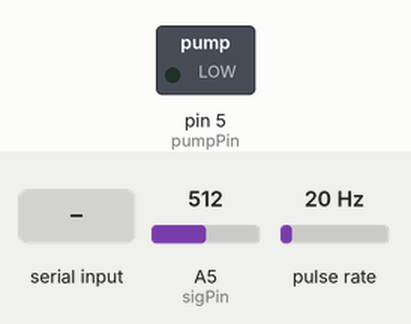
Bench run of a sketch on a simulated Arduino Uno, built with avr-gcc and run on an emulated ATmega328P. Shown: switched loads named in the sketch (green lamp = pin HIGH). Wiring (inferred from the names in the program): pulse sensor: data pin 3. The test bench sets the inputs (shaded band); at power-on: A5 (sigPin) = 512, pulse rate 20 Hz. What the sketch prints to the serial monitor is not drawn.

Above: at 1.2 s.
1.3 s: "90,45\n" received over Serial
At 3.1 s:
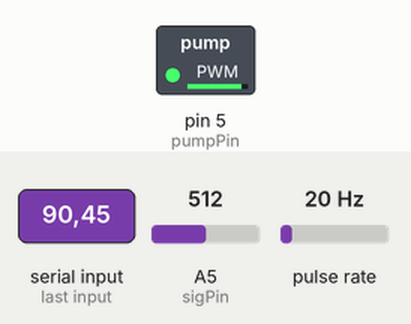
3.4 s: "30,150\n" received over Serial
At 4.7 s:
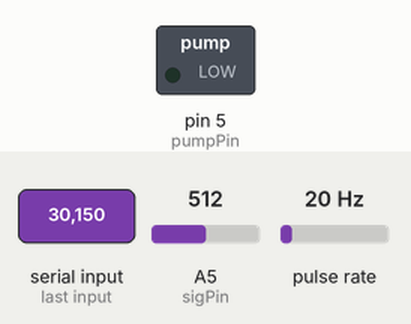
5.4 s: "90\n" received over Serial
At 6.2 s:
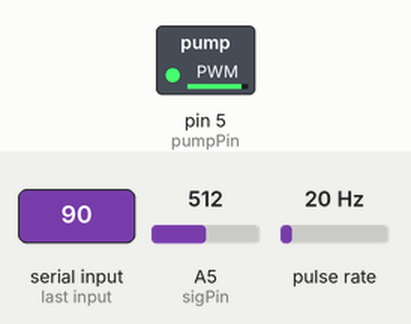
7.4 s: "0\n" received over Serial
At 9.0 s:
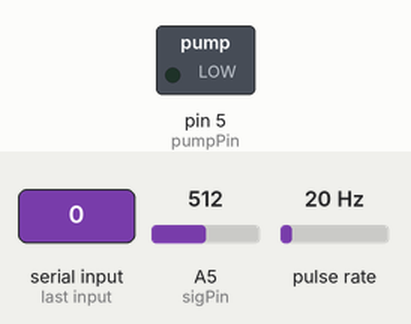
Timing chart, 0 to 10.4 s (numbered marks = the images above; inputs shaded):
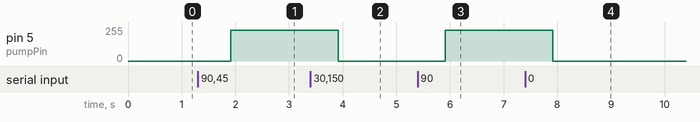

The sketch:

Integrated_Sensor_Pump_Control.ino
```cpp
/*
  Integrated Pressure/Flow Sensor and Pump Control Using Serial Port (USB CDC)

      The program integrates two sensors and pumps, namely a water pressure sensor and a flow sensor.
  The flow rate and pressure can be read through a personal computer, and the pump speed percentage (PWM)
  can be set through the serial port.

  - Water Pressure Sensor (DFRobot SEN0257)
      The output voltage of the sensor is converted by ADC to obtain the water pressure.

  - Compact Electromagnetic Flow Sensor (Aichi Tokei VN05)
      Use interrupts to calculate the number of unit pulses per interval to convert the water flow rate (mL/minute).

  - Kamoer KDS Peristaltic Pump (KDS-FE-2-S17B)
      12V DC brush motor

  Created 19 Oct. 2020
  by Yi-Xuan Wang

  References:
  https://wiki.dfrobot.com/Gravity__Water_Pressure_Sensor_SKU__SEN0257
  https://www.aichitokei.net/products/compact-electromagnetic-flow-sensor-vn/
  http://kamoer.com/Products/showproduct.php?id=234
*/

/*--- Preprocessor ---*/
#define pumpPin 5 // The pin location of the pump (~D5) w/ PWM
#define flowPin 3 // Pin location of the sensor (D3) w/ interrupt (INT.1)
#define sigPin A5 // Potentiometer signal pin w/ ADC

#define N 800     // Measurment sampling number for smoothing

/*--- Constants ---*/
const unsigned long baudSpeed = 115200;           // Sets the data rate in bits per second (baud) for serial data transmission
const unsigned long period = 1000;                // The value is a number of milliseconds

const byte vIn = 5;                                   // Supply voltage from Arduino
const byte resBits = 10;                              // Resolution of ADC (10 bits)
const float vConv = vIn / (pow(2.0, resBits) - 1.0);  // Voltage of ADC level (2^bits)

// Spec. of water pressure sensor, Range: 0 - 16 MPa, Output: 0.5 - 4.5 V
const float pgMax = 16.0;             // Upper limit of pressure sensor
const float pgMin = 0.0;              // Lower limit of pressure sensor
const float pgVmax = 4.5;             // Maximum output voltage of pressure sensor
const float pgVmin = 0.5;             // Minimum output voltage of pressure sensor
const float offSet = 0.471772766113;  // Norminal value is 0.5 V


/*--- Global Variables ---*/
unsigned long startTime;            // Start time
unsigned long currentTime;          // Current time
unsigned long timer;                // Stopwatch

byte pumpPct;                       // Percentage of pump PWM

float vOut;                         // Output of the ADC
float waterPres;                    // Value of water pressure

volatile unsigned long pulseCount;  // Measuring the falling edges of the signal
static unsigned long cumCount;      // Cumulative count
float flowRate;                     // Value of water flow rate
float flowML;                       // Unit converter (milliliter, mL)
float totalML;                      // Volume of cumulative water

/*--- Function Prototype ---*/
void getCounter(void);
float getwaterPres(float );
void waterPressure(byte );
void setPump(byte , byte );
byte pumpOn(void);
byte pumpOff(void);
void serialEvent(void);
void setup(void);
void loop(void);

/*--- Functions Definition ---*/
void getCounter(void) {         // Interrupt Service Routine (ISR) for Flow Sensor
  pulseCount = pulseCount + 1;  // Every falling edge of the sensor signals to increment the pulse count
}

// Implementation of Water Pressure Calculation
float getwaterPres(float volt) {
  return ((volt - offSet) * ((pgMax - pgMin) / (pgVmax - pgVmin))) + pgMin;
}

// Water Pressure Sensor
void waterPressure(byte signalPin) {
  for (unsigned int i = 0; i < N; ++i) {    // Get samples for smooth the value
    vOut = vOut + analogRead(signalPin);
    delay(1);                               // delay in between reads for stability
  }
  vOut = (vOut * vConv) / N;                // ADC of voltage meter output voltage

  waterPres = getwaterPres(vOut);           // Calculate water pressure

  if (isinf(waterPres) || isnan(waterPres)) {
    waterPres = -1;
  }
}

// Set the pump speed percentage
void setPump(byte pwmPin, byte pwmPct) {
  analogWrite(pwmPin, (pwmPct * 2.55));
}

// Full speed
byte pumpOn(void) {
  pumpPct = 100;

  return pumpPct;
}

// Stop the pump
byte pumpOff(void) {
  pumpPct = 0;

  return pumpPct;
}

void serialEvent(void) {  // Set the pump speed percentage through serial input
  int percent;

  if (Serial.available()) {
    percent = Serial.parseInt();
    Serial.print("Pump PWM Set to: ");
    Serial.println(percent);

    percent = constrain(percent, 0, 100); // Limits the percentage of pump speed to between 0 - 100
    if ((percent > pumpPct) && (percent != 0)) {
      pumpPct = pumpPct + percent;
    } if ((percent < pumpPct) && (percent >= 50)) {
      pumpPct = pumpPct + (percent - pumpPct);
    } else if ((percent == 0) || (percent < 50)) {
      pumpOff();
    }
    // Flush the receive buffer
    Serial.flush();
    while (Serial.read() >= 0) { }
  } else {
    return;
  }
}

/*--- Initialization ---*/
void setup(void) {
  Serial.begin(baudSpeed);          // Initializes serial port
  pinMode(pumpPin, OUTPUT);         // Initializes pump pin
  pinMode(sigPin, INPUT);           // Initializes potentiometer pin
  pinMode(flowPin, INPUT_PULLUP);   // Initializes interrupt digital pin 2 declared as an input and pull-up resitor enabled
  startTime = millis();             // Initial start time

  // Pump Percentage Initialization
  pumpPct = 0;

  // Water Pressure Sensor Initialization
  vOut = 0.0;
  waterPres = 0.0;

  // Flow Sensor Initialization
  pulseCount = 0;
  cumCount = 0;
  flowRate = 0.0;
  flowML = 0.0;
  attachInterrupt(digitalPinToInterrupt(flowPin), getCounter, FALLING); // The interrupt is attached
}

/*--- Measurement ---*/
void loop(void) {
  setPump(pumpPin, pumpPct);

  // Every second, calculate and print the measured value
  currentTime = millis();                     // Get the current "time"

  if ((currentTime - startTime) >= period) {  // Test whether the period has elapsed
    timer = startTime / period;               // Calculate the period of time

    // Water Pressure Sensor
    waterPressure(sigPin);

    // Flow Sensor
    detachInterrupt(digitalPinToInterrupt(flowPin));  // Clears the function used to attend a specific interrupt
    cumCount = cumCount + pulseCount;                 // Count increment
    // Estimated Volume: 0.5004 ml/Pulse
    flowRate = abs(((-7.0 * pow(10.0, -18.0)) * sq(pulseCount)) + (0.5004 * pulseCount) - (8.0 * pow(10.0, -12.0)));
    flowML = flowRate * 60.0;                         // Milliliter per pulse converter to milliliter per minute

    if (isinf(flowML) || isnan(flowML) || (flowML <= 0.0)) {
      flowML = -1;
    }

    /*--- Sensor prompt ---*/
    Serial.print(pumpPct);

    Serial.print(", Voltage: ");
    Serial.print(vOut, 12);
    Serial.print(" V, ");
    // Unit converter for pressure, raw unit: MPa
    Serial.print("Pressure: ");
    Serial.print(waterPres * 1000, 1);    // 1 : 1000
    Serial.print(" kPa, ");
    Serial.print(waterPres, 2);           // Raw
    Serial.print(" MPa, ");
    Serial.print(waterPres * 10.1972, 1); // 1 : 10.1972
    Serial.print(" kg/cm^2, ");

    Serial.print("Cumulative Count: ");
    Serial.print(cumCount);
    Serial.print(", Pulse Count: ");
    Serial.print(pulseCount);
    Serial.print(", Flow Rate: ");
    Serial.print(flowML);
    Serial.println(" mL/minute, ");

    Serial.print(timer);
    Serial.println(" sec.");

    /*--- System Return ---*/
    startTime = currentTime;                                              // Save the start time of the current state
    pulseCount = 0;                                                       // Set pulseCount to 0 ready for calculations
    attachInterrupt(digitalPinToInterrupt(flowPin), getCounter, FALLING); // Reattach interrupt
  } else {
    return;
  }
}
```

Measured:
- after the input at 1.3 s, pin 5 (pumpPin): 0/255 → 229/255 after 0.61 s
- after the input at 3.4 s, pin 5 (pumpPin): 229/255 → 0/255 after 0.51 s
- after the input at 5.4 s, pin 5 (pumpPin): 0/255 → 229/255 after 0.51 s
- after the input at 7.4 s, pin 5 (pumpPin): 229/255 → 0/255 after 0.51 s
